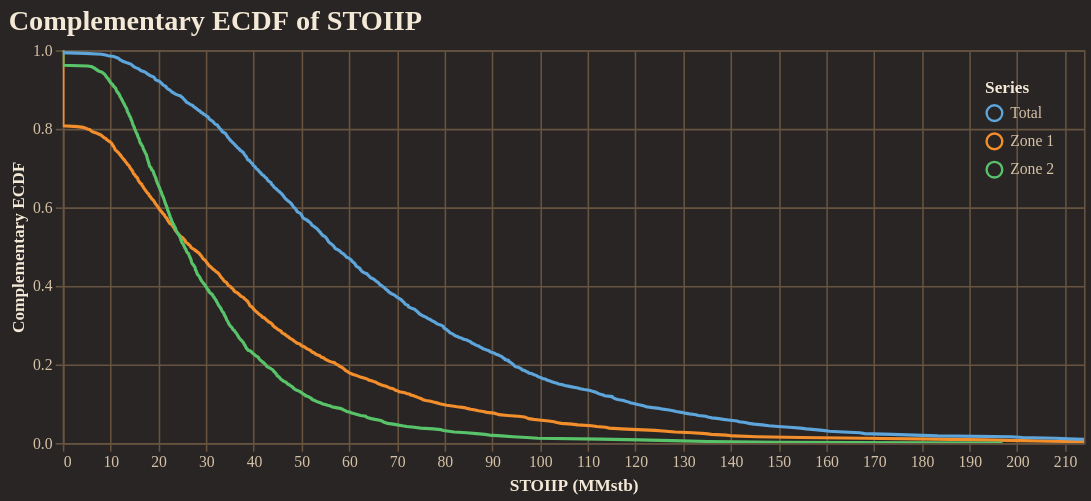

Notebook code cell kept with this figure:
### Code cell
fig = reporter.plotter.prospect_volumetric_ecdf_plot(
    figsize=(650, 250),
    backend=PLOTTING_BACKEND
)
fig.show()

### Figure 1 — Vega-Lite specification as saved in the notebook (floating-point values rounded to 4 significant figures; data arrays with more than 128 entries replaced by an {"elided": "..."} marker saying what was removed)
{"config": {"background": "#292524", "view": {"fill": "#292524", "stroke": "#665340"}, "title": {"color": "#f4e9d7", "font": "Merriweather", "fontSize": 18, "fontWeight": 600, "subtitleColor": "#d5c2a6", "anchor": "start"}, "axis": {"domainColor": "#665340", "gridColor": "#665340", "tickColor": "#665340", "labelColor": "#d5c2a6", "titleColor": "#f4e9d7", "labelFont": "Merriweather", "titleFont": "Merriweather"}, "legend": {"titleColor": "#f4e9d7", "labelColor": "#d5c2a6", "labelFont": "Merriweather", "titleFont": "Merriweather", "orient": "top-right", "symbolType": "circle"}, "header": {"labelColor": "#d5c2a6", "titleColor": "#f4e9d7", "labelFont": "Merriweather", "titleFont": "Merriweather"}, "mark": {"color": "#c78d3b"}, "line": {"color": "#c78d3b"}, "bar": {"color": "#c78d3b"}, "point": {"color": "#ddb06d"}, "area": {"color": "#c78d3b", "opacity": 0.35}, "text": {"color": "#f4e9d7", "font": "Merriweather"}, "range": {"category": ["#5DA5DA", "#F28E2B", "#59C36A", "#E15759", "#B07AA1", "#4ECDC4", "#FF9DA7", "#EDC948"]}}, "layer": [{"mark": {"type": "line", "clip": true, "strokeWidth": 2}, "encoding": {"color": {"field": "series", "title": "Series", "type": "nominal"}, "tooltip": [{"field": "series", "title": "Series", "type": "nominal"}, {"field": "stoiip_mmstb", "format": ",.2f", "title": "STOIIP (MMstb)", "type": "quantitative"}, {"field": "exceedance_probability", "format": ".3f", "title": "Exceedance", "type": "quantitative"}], "x": {"field": "stoiip_mmstb", "title": "STOIIP (MMstb)", "type": "quantitative"}, "y": {"field": "exceedance_probability", "scale": {"domain": [0, 1]}, "title": "Complementary ECDF", "type": "quantitative"}}}], "data": {"name": "data-9f727949605300f637b6e0986e8b3c24"}, "encoding": {"x": {"field": "stoiip_mmstb", "scale": {"domain": [0, 214.0]}, "type": "quantitative"}}, "height": 250, "title": "Complementary ECDF of STOIIP", "width": 650, "$schema": "https://vega.github.io/schema/vega-lite/v5.20.1.json", "datasets": {"data-9f727949605300f637b6e0986e8b3c24": {"elided": "1500 records"}}}
